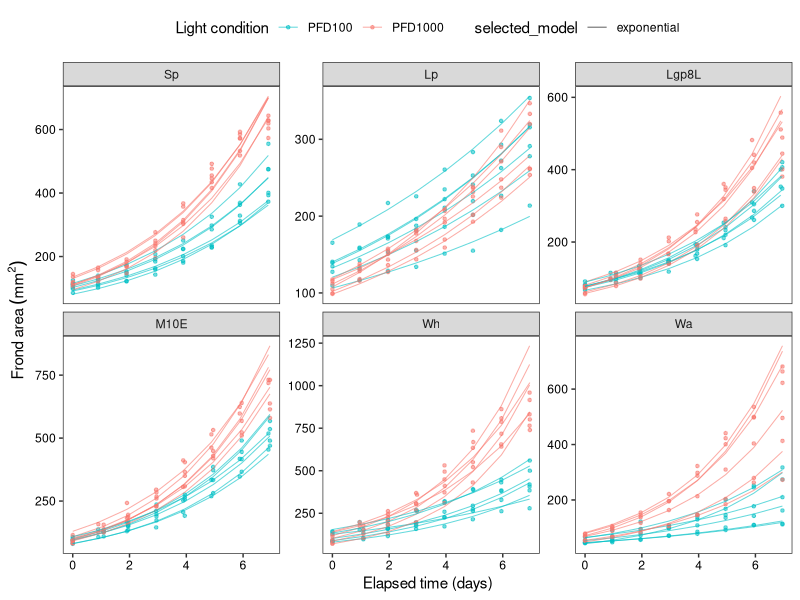
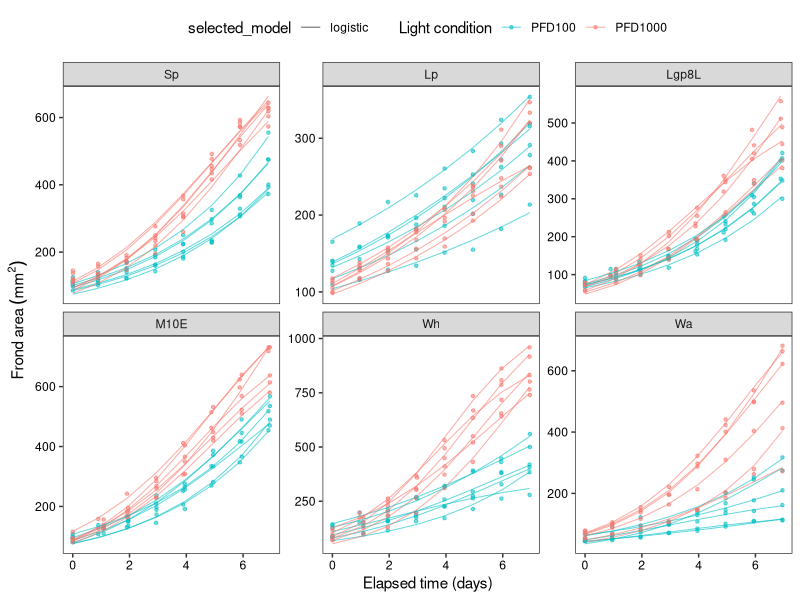
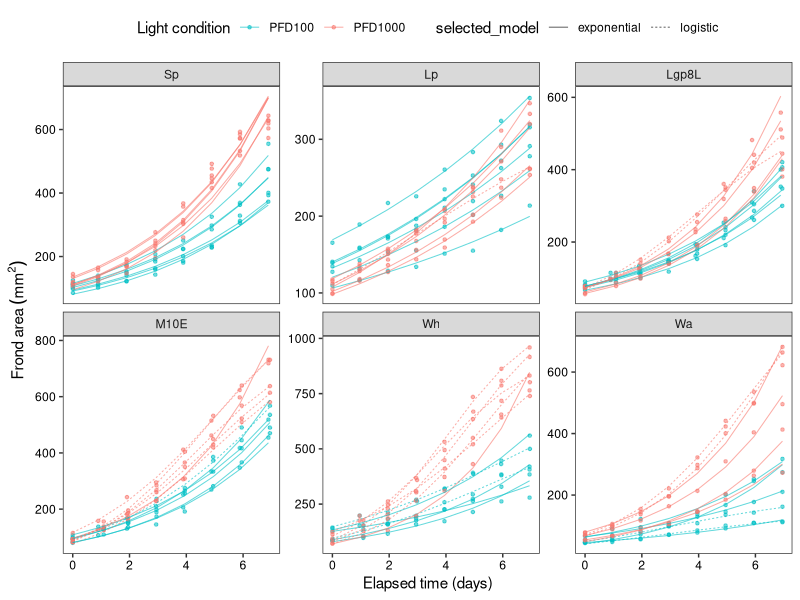

These charts were generated, in order, by the following R code:
# Step 05: exponential / logistic growth-curve fits of the Day 0 - Day 7 time courses
#          (Supplementary Fig. 2; Supplementary Data 4, 5).
#
# Each of the 90 wells is fitted with
#   exponential: ln(area) = intercept + r * t                   (lm on log area)
#   logistic   : area = K / (1 + (K / N0 - 1) * exp(-r * t))    (nls, port algorithm)
# AIC is computed from the residual sum of squares on the log-area scale
# (AIC = n ln(RSS / n) + 2k; k = 2 exponential, 3 logistic).
# Three strategies are compared: exponential-fixed, logistic-fixed and AIC-selected
# (lower AIC per well). For each strategy six wells per species x light are taken
# (smallest starting frond area, then higher R2) and the growth rate r is analysed with
# the same Gamma GLMMs as the RGR (step 06); the interaction P values are reported in
# Supplementary Data 4.
#
# Input : output/frond_area_selected_by_image.csv (03)
# Output: output/SupplementaryData04_growth_curve_model_strategy_summary.csv
#         output/SupplementaryData05_growth_curve_model_well_parameters.csv  (90 wells)
#         output/SupplementaryFig2.pdf   pages 1-3 = panels a (exponential), b (logistic), c (AIC-selected)
# Run from this directory:  Rscript 05_growth_curve_models.R
# Author: Natsu Katayama
suppressPackageStartupMessages({
  library(dplyr)
  library(ggplot2)
  library(lme4)
  library(car)
  library(readr)
  library(tibble)
})

fig3_samples <- c("Sp", "Lp", "Lgp8L", "M10E", "Wh", "Wa")
light_levels <- c("PFD100", "PFD1000")
light_cols <- c("PFD100" = "#00BFC4", "PFD1000" = "#F8766D")
antho_samples <- c("Sp", "Lp", "Lgp8L")
strategies <- c("exponential_fixed", "logistic_fixed", "aic_selected")

theme_fig <- theme_bw() +
  theme(
    panel.grid = element_blank(),
    legend.position = "top",
    axis.text.x = element_text(colour = "black"),
    axis.text.y = element_text(colour = "black")
  )

area <- read_csv("output/frond_area_selected_by_image.csv", show_col_types = FALSE) |>
  mutate(
    sample = factor(sample, levels = fig3_samples),
    light = factor(light, levels = light_levels),
    antho = factor(if_else(as.character(sample) %in% antho_samples, "antho", "non-antho"),
                   levels = c("antho", "non-antho"))
  )

aic_from_rss <- function(rss, n, k) {
  if (!is.finite(rss) || rss <= 0 || n <= k) {
    return(NA_real_)
  }
  n * log(rss / n) + 2 * k
}

fit_one_growth_curve <- function(d) {
  d <- d |> filter(frond_area > 0) |> mutate(elapsed_days = elapsed_time / 24)
  if (nrow(d) < 4 || length(unique(d$elapsed_days)) < 4) {
    return(tibble())
  }

  log_area <- log(d$frond_area)
  exp_fit <- lm(log_area ~ d$elapsed_days)
  exp_pred_log <- as.numeric(predict(exp_fit))
  exp_rss_log <- sum((log_area - exp_pred_log)^2)
  exp_tss_log <- sum((log_area - mean(log_area))^2)
  exp_intercept <- unname(coef(exp_fit)[1])
  exp_rate <- unname(coef(exp_fit)[2])
  exp_aic_log <- aic_from_rss(exp_rss_log, nrow(d), 2)

  logistic_fit <- tryCatch(
    suppressWarnings(
      nls(
        frond_area ~ K / (1 + ((K / N0) - 1) * exp(-r * elapsed_days)),
        data = d,
        start = list(
          K = max(d$frond_area, na.rm = TRUE) * 1.25,
          N0 = max(min(d$frond_area, na.rm = TRUE), 1e-3),
          r = max(exp_rate, 1e-3)
        ),
        algorithm = "port",
        lower = c(K = max(d$frond_area, na.rm = TRUE) * 1.001, N0 = 1e-6, r = 1e-6),
        upper = c(K = max(d$frond_area, na.rm = TRUE) * 100, N0 = max(d$frond_area, na.rm = TRUE), r = 10),
        control = nls.control(maxiter = 200, warnOnly = TRUE)
      )
    ),
    error = function(e) NULL
  )

  logistic_ok <- !is.null(logistic_fit)
  if (logistic_ok) {
    logistic_coef <- coef(logistic_fit)
    logistic_pred <- pmax(as.numeric(predict(logistic_fit, newdata = d)), 1e-9)
    logistic_rss_log <- sum((log_area - log(logistic_pred))^2)
    logistic_aic_log <- aic_from_rss(logistic_rss_log, nrow(d), 3)
    logistic_r2_log <- if_else(exp_tss_log > 0, 1 - logistic_rss_log / exp_tss_log, NA_real_)
  } else {
    logistic_coef <- c(K = NA_real_, N0 = NA_real_, r = NA_real_)
    logistic_aic_log <- NA_real_
    logistic_r2_log <- NA_real_
  }

  # batch and wellID (the grouping keys) are added back by group_modify()
  tibble(
    sample = d$sample[1],
    light = d$light[1],
    sampleID2 = d$sampleID2[1],
    antho = d$antho[1],
    n_timepoints = nrow(d),
    elapsed_time_min = min(d$elapsed_time),
    elapsed_time_max = max(d$elapsed_time),
    exponential_growth_rate_per_day = exp_rate,
    exponential_intercept_log_area = exp_intercept,
    exponential_aic_log = exp_aic_log,
    exponential_r_squared_log = if_else(exp_tss_log > 0, 1 - exp_rss_log / exp_tss_log, NA_real_),
    logistic_growth_rate_per_day = unname(logistic_coef["r"]),
    logistic_N0 = unname(logistic_coef["N0"]),
    logistic_K = unname(logistic_coef["K"]),
    logistic_aic_log = logistic_aic_log,
    logistic_r_squared_log = logistic_r2_log,
    delta_aic_logistic_minus_exponential = logistic_aic_log - exp_aic_log
  )
}

fit_all <- area |>
  group_by(batch, wellID) |>
  group_modify(\(d, key, ...) fit_one_growth_curve(d)) |>
  ungroup() |>
  mutate(
    sample = factor(as.character(sample), levels = fig3_samples),
    light = factor(as.character(light), levels = light_levels),
    antho = factor(antho, levels = c("antho", "non-antho"))
  )

start_area_by_well <- area |>
  filter(frond_area > 0) |>
  group_by(batch, wellID, sampleID2, sample, light) |>
  arrange(elapsed_time, .by_group = TRUE) |>
  slice_head(n = 1) |>
  ungroup() |>
  transmute(batch, wellID, sampleID2, sample, light,
            start_elapsed_time = elapsed_time, start_frond_area = frond_area)

fit_all <- fit_all |>
  left_join(start_area_by_well, by = c("batch", "wellID", "sampleID2", "sample", "light"))

write.csv(fit_all, "output/SupplementaryData05_growth_curve_model_well_parameters.csv", row.names = FALSE)

observed <- area |>
  filter(frond_area > 0) |>
  mutate(elapsed_days = elapsed_time / 24) |>
  select(batch, wellID, sampleID2, elapsed_days, elapsed_time, frond_area)

fit_gamma_glmm <- function(formula, data) {
  glmer(formula, data = data, family = Gamma(link = "log"), nAGQ = 0,
        control = glmerControl(optimizer = "bobyqa", optCtrl = list(maxfun = 2e5)))
}

prepare_strategy <- function(strategy) {
  fit_all |>
    mutate(
      strategy = strategy,
      selected_model = case_when(
        strategy == "exponential_fixed" ~ "exponential",
        strategy == "logistic_fixed" ~ "logistic",
        !is.na(logistic_aic_log) & logistic_aic_log < exponential_aic_log ~ "logistic",
        TRUE ~ "exponential"
      ),
      growth_rate_per_day = if_else(selected_model == "logistic",
                                    logistic_growth_rate_per_day, exponential_growth_rate_per_day),
      r_squared_log = if_else(selected_model == "logistic",
                              logistic_r_squared_log, exponential_r_squared_log)
    ) |>
    filter(is.finite(growth_rate_per_day), growth_rate_per_day > 0, is.finite(r_squared_log))
}

run_strategy <- function(strategy) {
  growth_rate_main <- prepare_strategy(strategy) |>
    group_by(sample, light) |>
    arrange(start_frond_area, desc(r_squared_log), abs(delta_aic_logistic_minus_exponential), .by_group = TRUE) |>
    slice_head(n = 6) |>
    ungroup()

  growth_fit_points <- growth_rate_main |>
    select(batch, wellID, sample, light, sampleID2, antho,
           selected_model, exponential_intercept_log_area, exponential_growth_rate_per_day,
           logistic_N0, logistic_K, logistic_growth_rate_per_day) |>
    left_join(observed, by = c("batch", "wellID", "sampleID2")) |>
    mutate(
      fitted_frond_area = if_else(
        selected_model == "logistic",
        logistic_K / (1 + ((logistic_K / logistic_N0) - 1) * exp(-logistic_growth_rate_per_day * elapsed_days)),
        exp(exponential_intercept_log_area + exponential_growth_rate_per_day * elapsed_days)
      )
    )

  model_sample <- fit_gamma_glmm(growth_rate_per_day ~ sample * light + (1 | batch), growth_rate_main)
  anova_sample <- as.data.frame(Anova(model_sample, type = 2)) |> rownames_to_column("Effect")
  model_antho <- fit_gamma_glmm(growth_rate_per_day ~ antho * light + (1 | sample) + (1 | batch), growth_rate_main)
  anova_antho <- as.data.frame(Anova(model_antho, type = 2)) |> rownames_to_column("Effect")

  plot <- ggplot(growth_fit_points, aes(elapsed_days, frond_area, colour = light, group = sampleID2)) +
    geom_point(size = 0.9, alpha = 0.55) +
    geom_line(aes(y = fitted_frond_area, linetype = selected_model), linewidth = 0.35, alpha = 0.60) +
    scale_colour_manual(values = light_cols, name = "Light condition") +
    facet_wrap(~sample, scales = "free_y", ncol = 3) +
    labs(x = "Elapsed time (days)", y = expression(Frond~area~(mm^2))) +
    theme_fig

  summary <- tibble(
    strategy = strategy,
    sample_light_complete = all((growth_rate_main |> count(sample, light))$n == 6),
    min_r_squared_log = min(growth_rate_main$r_squared_log, na.rm = TRUE),
    median_r_squared_log = median(growth_rate_main$r_squared_log, na.rm = TRUE),
    max_growth_rate_per_day = max(growth_rate_main$growth_rate_per_day, na.rm = TRUE),
    n_logistic_selected = sum(growth_rate_main$selected_model == "logistic"),
    n_exponential_selected = sum(growth_rate_main$selected_model == "exponential"),
    antho_light_interaction_p = anova_antho$`Pr(>Chisq)`[anova_antho$Effect == "antho:light"],
    sample_light_interaction_p = anova_sample$`Pr(>Chisq)`[anova_sample$Effect == "sample:light"]
  )
  list(summary = summary, plot = plot)
}

results <- lapply(strategies, run_strategy)

summary_df <- bind_rows(lapply(results, `[[`, "summary"))
write.csv(summary_df, "output/SupplementaryData04_growth_curve_model_strategy_summary.csv", row.names = FALSE)
print(as.data.frame(summary_df))

pdf("output/SupplementaryFig2.pdf", width = 8.8, height = 6.5)
for (res in results) print(res$plot)
invisible(dev.off())
